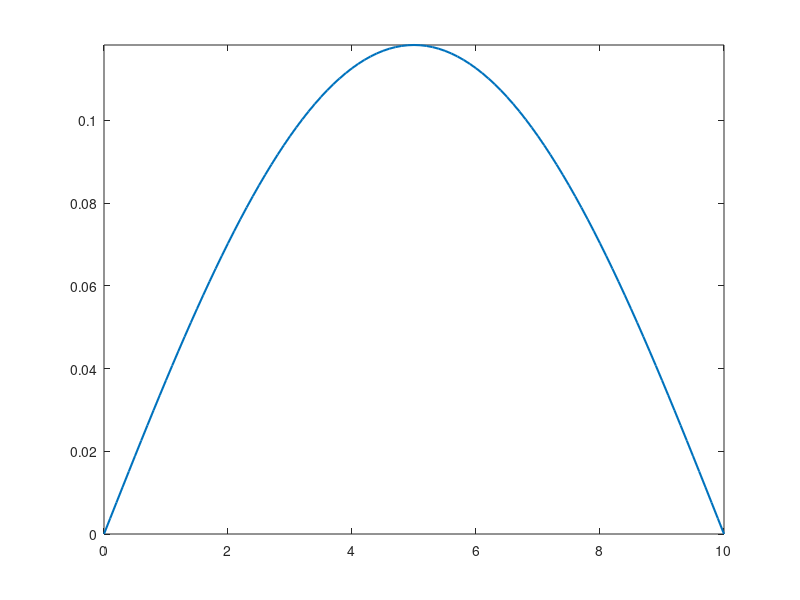

Reproduce this figure in MATLAB.
% %%t = 0:0.1:30; k = 1; R = 0:0.2:2;
% 
% w1 = sqrt(k - R.^2 / 4);
% %y = exp(-R' / 2 * t) .* ( sin(w1' .* t) .* ones( size(R') ) ); 
% 
% plot(t, y, 'LineWidth', 1.5)
% whitebg

W = 100; T = 1000; EI = 10e4; L = 10; x = 0:0.1:L; 

a = sqrt( T / EI );

y = W / T^2 * EI  * ( cosh( a * (L / 2 - x) ) / cosh(a * L / 2) - 1 ) + W / (2 * T) * x .* (L - x);

plot(x, y, 'LineWidth', 1.5)
axis( [min(x) max(x) min(y) max(y)] )